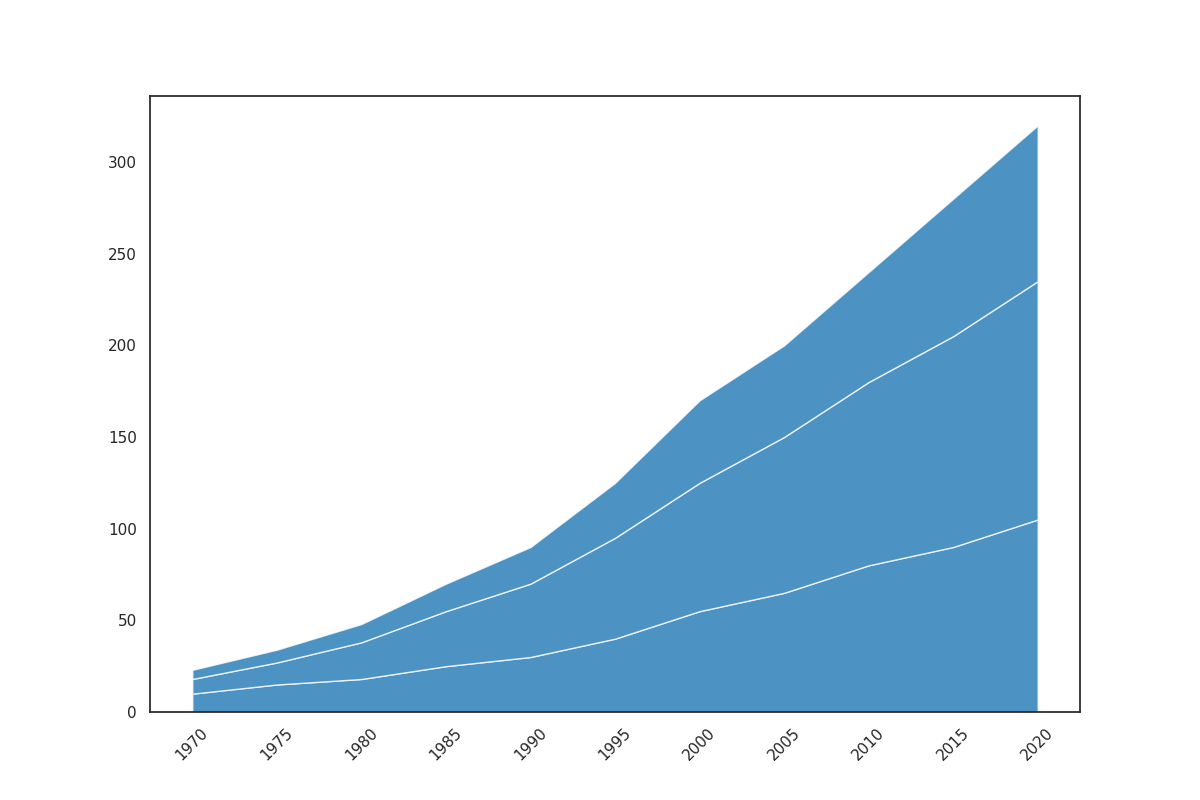

Recreate this plot in Python.
import matplotlib.pyplot as plt
import numpy as np

years = np.arange(1970, 2021, 5)

atlantic_exploration = [10, 15, 18, 25, 30, 40, 55, 65, 80, 90, 105]
pacific_exploration = [8, 12, 20, 30, 40, 55, 70, 85, 100, 115, 130]
indian_exploration = [5, 7, 10, 15, 20, 30, 45, 50, 60, 75, 85]

fig, ax = plt.subplots(figsize=(12, 8))

ax.stackplot(years, atlantic_exploration, pacific_exploration, indian_exploration,
             colors=['#1f77b4', '#1f77b4', '#1f77b4'], alpha=0.8)

plt.xticks(years, rotation=45)

plt.show()
